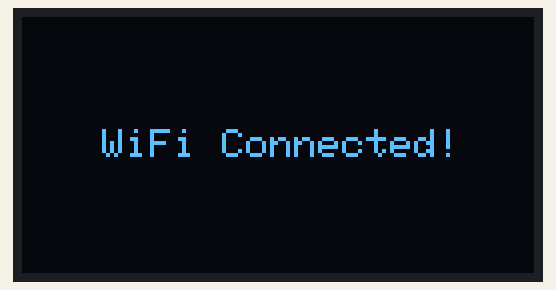
A program run on a simulated ESP32. On the bench: 128×64 one-colour display. WiFi joins after 1.5 s; servers stay silent unless stated; the local clock reads 2024-03-15 10:24:30 at power-on unless the program sets it.

Above: at 1.6 s.
At 2.7 s:
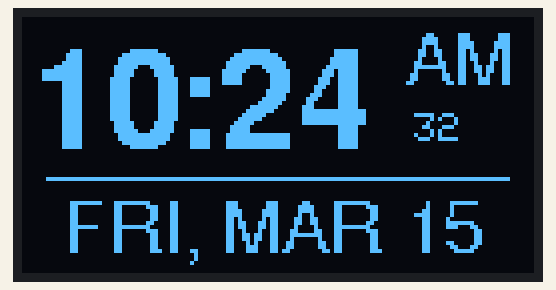
At 5.7 s:
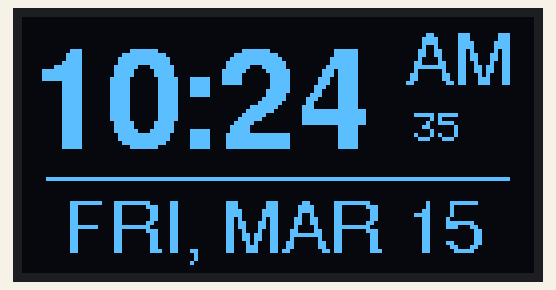
At 10.9 s:
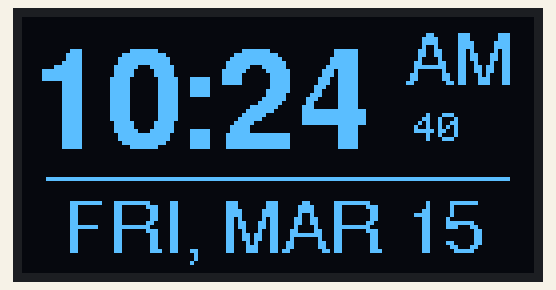
At 20.1 s:
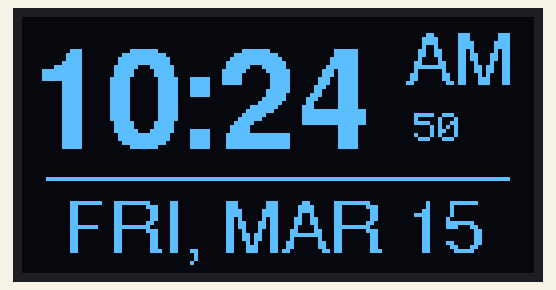
At 38.6 s:
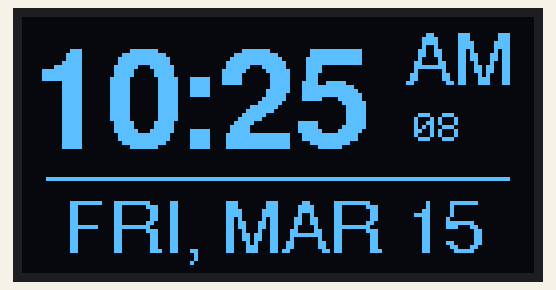

The program:

main.cpp
```cpp
#include <Arduino.h>
#include <WiFi.h>
#include <time.h>
#include <Adafruit_GFX.h>
#include <Adafruit_SSD1306.h>

#include <Fonts/FreeSansBold18pt7b.h>
#include <Fonts/FreeSans9pt7b.h>

#define SCREEN_WIDTH 128
#define SCREEN_HEIGHT 64

Adafruit_SSD1306 display(SCREEN_WIDTH, SCREEN_HEIGHT, &Wire, -1);

const char* ssid = "PLN";
const char* password = "12345678";

const char* ntpServer = "pool.ntp.org";
const long gmtOffset_sec = 23400;
const int daylightOffset_sec = 0;

void setup() {
  Serial.begin(115200);

  if (!display.begin(SSD1306_SWITCHCAPVCC, 0x3C)) {
    Serial.println("OLED failed");
    while (true);
  }

  display.clearDisplay();
  display.setTextColor(SSD1306_WHITE);
  display.setFont();
  display.setTextSize(1);
  display.setCursor(12, 28);
  display.println("Connecting WiFi...");
  display.display();

  WiFi.begin(ssid, password);
  while (WiFi.status() != WL_CONNECTED) {
    delay(500);
  }

  configTime(gmtOffset_sec, daylightOffset_sec, ntpServer);

  display.clearDisplay();
  display.setTextColor(SSD1306_WHITE);
  display.setCursor(20, 28);
  display.println("WiFi Connected!");
  display.display();
  delay(1000);
}

void loop() {
  struct tm timeinfo;
  if (!getLocalTime(&timeinfo)) {
    return;
  }

  char timeHHMM[6];
  char timeAmpm[3];
  char timeSec[3];
  char dateString[20];

  strftime(timeHHMM, sizeof(timeHHMM), "%I:%M", &timeinfo);
  strftime(timeAmpm, sizeof(timeAmpm), "%p", &timeinfo);
  strftime(timeSec, sizeof(timeSec), "%S", &timeinfo);
  strftime(dateString, sizeof(dateString), "%a, %b %d", &timeinfo);

  for (int i = 0; dateString[i]; i++) {
    dateString[i] = toupper(dateString[i]);
  }

  display.clearDisplay();
  display.setTextColor(SSD1306_WHITE);

  display.setFont(&FreeSansBold18pt7b);
  display.setCursor(2, 32);
  display.print(timeHHMM);

  display.setFont(&FreeSans9pt7b);
  display.setCursor(96, 16);
  display.print(timeAmpm);

  display.setFont();
  display.setCursor(98, 24);
  display.print(timeSec);

  display.drawFastHLine(6, 40, 116, SSD1306_WHITE);

  display.setFont(&FreeSans9pt7b);

  int16_t x1, y1;
  uint16_t w, h;
  display.getTextBounds(dateString, 0, 0, &x1, &y1, &w, &h);

  int16_t xPos = (SCREEN_WIDTH - w) / 2 - x1;
  display.setCursor(xPos, 58);
  display.print(dateString);

  display.display();
  delay(1000);
}
```

Measured:
- what the display in image 0 shows lasts 1.0 s, from 1.6 s to 2.6 s
